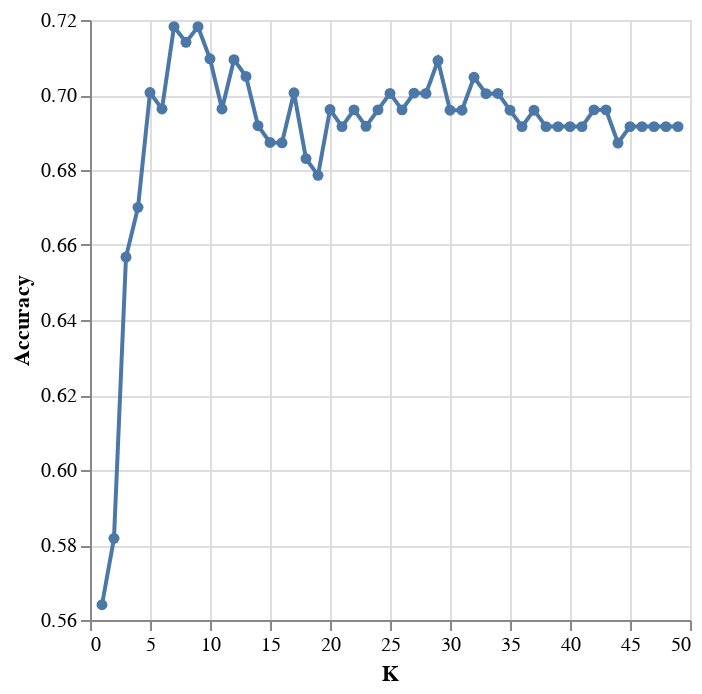

The notebook cell saved with this chart:
### Code cell
accuracies_vs_k = alt.Chart(accuracies_grid).mark_line(point=True).encode(
    x=alt.X("param_kneighborsclassifier__n_neighbors").title("K").scale(zero=False),
    y=alt.Y("mean_test_score").title("Accuracy").scale(zero=False)
)
accuracies_vs_k

### Figure 1 — Vega-Lite specification as saved in the notebook (floating-point values rounded to 4 significant figures)
{"config": {"view": {"continuousWidth": 300, "continuousHeight": 300}}, "data": {"name": "data-3c2bbfaeffc9603799d9712647d28551"}, "mark": {"type": "line", "point": true}, "encoding": {"x": {"field": "param_kneighborsclassifier__n_neighbors", "scale": {"zero": false}, "title": "K", "type": "quantitative"}, "y": {"field": "mean_test_score", "scale": {"zero": false}, "title": "Accuracy", "type": "quantitative"}}, "$schema": "https://vega.github.io/schema/vega-lite/v5.8.0.json", "datasets": {"data-3c2bbfaeffc9603799d9712647d28551": [{"mean_fit_time": 0.003228, "std_fit_time": 0.0002264, "mean_score_time": 0.0, "std_score_time": 0.0, "param_kneighborsclassifier__n_neighbors": 0, "params": {"kneighborsclassifier__n_neighbors": 0}, "split0_test_score": null, "split1_test_score": null, "split2_test_score": null, "split3_test_score": null, "mean_test_score": null, "std_test_score": null, "rank_test_score": 50}, {"mean_fit_time": 0.003446, "std_fit_time": 3.809e-05, "mean_score_time": 0.004922, "std_score_time": 0.0001639, "param_kneighborsclassifier__n_neighbors": 1, "params": {"kneighborsclassifier__n_neighbors": 1}, "split0_test_score": 0.5439, "split1_test_score": 0.5614, "split2_test_score": 0.5439, "split3_test_score": 0.6071, "mean_test_score": 0.5641, "std_test_score": 0.02588, "rank_test_score": 49}, {"mean_fit_time": 0.003689, "std_fit_time": 0.0005588, "mean_score_time": 0.00484, "std_score_time": 9.072e-05, "param_kneighborsclassifier__n_neighbors": 2, "params": {"kneighborsclassifier__n_neighbors": 2}, "split0_test_score": 0.5614, "split1_test_score": 0.5965, "split2_test_score": 0.5263, "split3_test_score": 0.6429, "mean_test_score": 0.5818, "std_test_score": 0.04312, "rank_test_score": 48}, {"mean_fit_time": 0.003446, "std_fit_time": 9.874e-05, "mean_score_time": 0.007489, "std_score_time": 0.004705, "param_kneighborsclassifier__n_neighbors": 3, "params": {"kneighborsclassifier__n_neighbors": 3}, "split0_test_score": 0.614, "split1_test_score": 0.6316, "split2_test_score": 0.6316, "split3_test_score": 0.75, "mean_test_score": 0.6568, "std_test_score": 0.05428, "rank_test_score": 47}, {"mean_fit_time": 0.003358, "std_fit_time": 4.62e-05, "mean_score_time": 0.004793, "std_score_time": 2.296e-05, "param_kneighborsclassifier__n_neighbors": 4, "params": {"kneighborsclassifier__n_neighbors": 4}, "split0_test_score": 0.6491, "split1_test_score": 0.6667, "split2_test_score": 0.5965, "split3_test_score": 0.7679, "mean_test_score": 0.67, "std_test_score": 0.0621, "rank_test_score": 46}, {"mean_fit_time": 0.003314, "std_fit_time": 7.656e-06, "mean_score_time": 0.004837, "std_score_time": 6.375e-05, "param_kneighborsclassifier__n_neighbors": 5, "params": {"kneighborsclassifier__n_neighbors": 5}, "split0_test_score": 0.7018, "split1_test_score": 0.614, "split2_test_score": 0.7368, "split3_test_score": 0.75, "mean_test_score": 0.7007, "std_test_score": 0.05303, "rank_test_score": 9}, {"mean_fit_time": 0.003361, "std_fit_time": 6.344e-05, "mean_score_time": 0.004794, "std_score_time": 2.347e-05, "param_kneighborsclassifier__n_neighbors": 6, "params": {"kneighborsclassifier__n_neighbors": 6}, "split0_test_score": 0.6667, "split1_test_score": 0.6491, "split2_test_score": 0.7193, "split3_test_score": 0.75, "mean_test_score": 0.6963, "std_test_score": 0.04036, "rank_test_score": 16}, {"mean_fit_time": 0.003302, "std_fit_time": 9.537e-06, "mean_score_time": 0.004793, "std_score_time": 2.237e-05, "param_kneighborsclassifier__n_neighbors": 7, "params": {"kneighborsclassifier__n_neighbors": 7}, "split0_test_score": 0.7368, "split1_test_score": 0.6491, "split2_test_score": 0.7368, "split3_test_score": 0.75, "mean_test_score": 0.7182, "std_test_score": 0.04024, "rank_test_score": 1}, {"mean_fit_time": 0.00333, "std_fit_time": 5.189e-05, "mean_score_time": 0.004785, "std_score_time": 1.449e-05, "param_kneighborsclassifier__n_neighbors": 8, "params": {"kneighborsclassifier__n_neighbors": 8}, "split0_test_score": 0.6842, "split1_test_score": 0.6667, "split2_test_score": 0.7018, "split3_test_score": 0.8036, "mean_test_score": 0.7141, "std_test_score": 0.05315, "rank_test_score": 3}, {"mean_fit_time": 0.003298, "std_fit_time": 1.062e-05, "mean_score_time": 0.004786, "std_score_time": 1.43e-05, "param_kneighborsclassifier__n_neighbors": 9, "params": {"kneighborsclassifier__n_neighbors": 9}, "split0_test_score": 0.6842, "split1_test_score": 0.6842, "split2_test_score": 0.7544, "split3_test_score": 0.75, "mean_test_score": 0.7182, "std_test_score": 0.03403, "rank_test_score": 1}, {"mean_fit_time": 0.003312, "std_fit_time": 6.807e-05, "mean_score_time": 0.004815, "std_score_time": 1.573e-05, "param_kneighborsclassifier__n_neighbors": 10, "params": {"kneighborsclassifier__n_neighbors": 10}, "split0_test_score": 0.6667, "split1_test_score": 0.6316, "split2_test_score": 0.7368, "split3_test_score": 0.8036, "mean_test_score": 0.7097, "std_test_score": 0.06615, "rank_test_score": 4}, {"mean_fit_time": 0.003718, "std_fit_time": 0.0006467, "mean_score_time": 0.004857, "std_score_time": 6.322e-05, "param_kneighborsclassifier__n_neighbors": 11, "params": {"kneighborsclassifier__n_neighbors": 11}, "split0_test_score": 0.6667, "split1_test_score": 0.6491, "split2_test_score": 0.7193, "split3_test_score": 0.75, "mean_test_score": 0.6963, "std_test_score": 0.04036, "rank_test_score": 16}, {"mean_fit_time": 0.003321, "std_fit_time": 4.67e-05, "mean_score_time": 0.004834, "std_score_time": 4.854e-05, "param_kneighborsclassifier__n_neighbors": 12, "params": {"kneighborsclassifier__n_neighbors": 12}, "split0_test_score": 0.6842, "split1_test_score": 0.6667, "split2_test_score": 0.7368, "split3_test_score": 0.75, "mean_test_score": 0.7094, "std_test_score": 0.03486, "rank_test_score": 5}, {"mean_fit_time": 0.003336, "std_fit_time": 7.818e-05, "mean_score_time": 0.004832, "std_score_time": 3.412e-05, "param_kneighborsclassifier__n_neighbors": 13, "params": {"kneighborsclassifier__n_neighbors": 13}, "split0_test_score": 0.6842, "split1_test_score": 0.6667, "split2_test_score": 0.7368, "split3_test_score": 0.7321, "mean_test_score": 0.705, "std_test_score": 0.03022, "rank_test_score": 7}, {"mean_fit_time": 0.00331, "std_fit_time": 5.449e-05, "mean_score_time": 0.004852, "std_score_time": 1.23e-05, "param_kneighborsclassifier__n_neighbors": 14, "params": {"kneighborsclassifier__n_neighbors": 14}, "split0_test_score": 0.6667, "split1_test_score": 0.6667, "split2_test_score": 0.7018, "split3_test_score": 0.7321, "mean_test_score": 0.6918, "std_test_score": 0.02734, "rank_test_score": 28}, {"mean_fit_time": 0.003299, "std_fit_time": 8.472e-06, "mean_score_time": 0.004892, "std_score_time": 8.293e-05, "param_kneighborsclassifier__n_neighbors": 15, "params": {"kneighborsclassifier__n_neighbors": 15}, "split0_test_score": 0.6842, "split1_test_score": 0.6491, "split2_test_score": 0.7018, "split3_test_score": 0.7143, "mean_test_score": 0.6873, "std_test_score": 0.02452, "rank_test_score": 41}, {"mean_fit_time": 0.003329, "std_fit_time": 5.84e-05, "mean_score_time": 0.00486, "std_score_time": 2.227e-05, "param_kneighborsclassifier__n_neighbors": 16, "params": {"kneighborsclassifier__n_neighbors": 16}, "split0_test_score": 0.6842, "split1_test_score": 0.6491, "split2_test_score": 0.7193, "split3_test_score": 0.6964, "mean_test_score": 0.6873, "std_test_score": 0.02537, "rank_test_score": 42}, {"mean_fit_time": 0.003282, "std_fit_time": 1.118e-05, "mean_score_time": 0.004873, "std_score_time": 4.825e-05, "param_kneighborsclassifier__n_neighbors": 17, "params": {"kneighborsclassifier__n_neighbors": 17}, "split0_test_score": 0.6842, "split1_test_score": 0.6491, "split2_test_score": 0.7368, "split3_test_score": 0.7321, "mean_test_score": 0.7006, "std_test_score": 0.03615, "rank_test_score": 10}, {"mean_fit_time": 0.003308, "std_fit_time": 4.551e-05, "mean_score_time": 0.004871, "std_score_time": 8.753e-05, "param_kneighborsclassifier__n_neighbors": 18, "params": {"kneighborsclassifier__n_neighbors": 18}, "split0_test_score": 0.6316, "split1_test_score": 0.6667, "split2_test_score": 0.7018, "split3_test_score": 0.7321, "mean_test_score": 0.683, "std_test_score": 0.03768, "rank_test_score": 44}, {"mean_fit_time": 0.003281, "std_fit_time": 4.655e-06, "mean_score_time": 0.004843, "std_score_time": 2.363e-05, "param_kneighborsclassifier__n_neighbors": 19, "params": {"kneighborsclassifier__n_neighbors": 19}, "split0_test_score": 0.6842, "split1_test_score": 0.614, "split2_test_score": 0.7018, "split3_test_score": 0.7143, "mean_test_score": 0.6786, "std_test_score": 0.03876, "rank_test_score": 45}, {"mean_fit_time": 0.003349, "std_fit_time": 7.675e-05, "mean_score_time": 0.004847, "std_score_time": 2.621e-05, "param_kneighborsclassifier__n_neighbors": 20, "params": {"kneighborsclassifier__n_neighbors": 20}, "split0_test_score": 0.6667, "split1_test_score": 0.6842, "split2_test_score": 0.7193, "split3_test_score": 0.7143, "mean_test_score": 0.6961, "std_test_score": 0.02166, "rank_test_score": 18}, {"mean_fit_time": 0.00328, "std_fit_time": 1.217e-05, "mean_score_time": 0.004843, "std_score_time": 1.393e-05, "param_kneighborsclassifier__n_neighbors": 21, "params": {"kneighborsclassifier__n_neighbors": 21}, "split0_test_score": 0.7018, "split1_test_score": 0.6842, "split2_test_score": 0.7018, "split3_test_score": 0.6786, "mean_test_score": 0.6916, "std_test_score": 0.01038, "rank_test_score": 30}, {"mean_fit_time": 0.003308, "std_fit_time": 7.252e-05, "mean_score_time": 0.004851, "std_score_time": 1.645e-05, "param_kneighborsclassifier__n_neighbors": 22, "params": {"kneighborsclassifier__n_neighbors": 22}, "split0_test_score": 0.7018, "split1_test_score": 0.6842, "split2_test_score": 0.7018, "split3_test_score": 0.6964, "mean_test_score": 0.696, "std_test_score": 0.007166, "rank_test_score": 19}, {"mean_fit_time": 0.003274, "std_fit_time": 6.601e-06, "mean_score_time": 0.004847, "std_score_time": 1.141e-05, "param_kneighborsclassifier__n_neighbors": 23, "params": {"kneighborsclassifier__n_neighbors": 23}, "split0_test_score": 0.7018, "split1_test_score": 0.6667, "split2_test_score": 0.7018, "split3_test_score": 0.6964, "mean_test_score": 0.6917, "std_test_score": 0.01459, "rank_test_score": 29}, {"mean_fit_time": 0.003304, "std_fit_time": 4.742e-05, "mean_score_time": 0.004883, "std_score_time": 5.338e-05, "param_kneighborsclassifier__n_neighbors": 24, "params": {"kneighborsclassifier__n_neighbors": 24}, "split0_test_score": 0.6842, "split1_test_score": 0.7018, "split2_test_score": 0.7018, "split3_test_score": 0.6964, "mean_test_score": 0.696, "std_test_score": 0.007166, "rank_test_score": 19}, {"mean_fit_time": 0.003289, "std_fit_time": 2.05e-05, "mean_score_time": 0.004906, "std_score_time": 4.737e-05, "param_kneighborsclassifier__n_neighbors": 25, "params": {"kneighborsclassifier__n_neighbors": 25}, "split0_test_score": 0.7018, "split1_test_score": 0.6842, "split2_test_score": 0.7193, "split3_test_score": 0.6964, "mean_test_score": 0.7004, "std_test_score": 0.01262, "rank_test_score": 12}, {"mean_fit_time": 0.003312, "std_fit_time": 6.807e-05, "mean_score_time": 0.004895, "std_score_time": 2.674e-05, "param_kneighborsclassifier__n_neighbors": 26, "params": {"kneighborsclassifier__n_neighbors": 26}, "split0_test_score": 0.6842, "split1_test_score": 0.6842, "split2_test_score": 0.7193, "split3_test_score": 0.6964, "mean_test_score": 0.696, "std_test_score": 0.01433, "rank_test_score": 19}, {"mean_fit_time": 0.00328, "std_fit_time": 3.352e-06, "mean_score_time": 0.004875, "std_score_time": 2.384e-05, "param_kneighborsclassifier__n_neighbors": 27, "params": {"kneighborsclassifier__n_neighbors": 27}, "split0_test_score": 0.7018, "split1_test_score": 0.6491, "split2_test_score": 0.7368, "split3_test_score": 0.7143, "mean_test_score": 0.7005, "std_test_score": 0.03222, "rank_test_score": 11}, {"mean_fit_time": 0.003304, "std_fit_time": 4.131e-05, "mean_score_time": 0.004928, "std_score_time": 3.734e-05, "param_kneighborsclassifier__n_neighbors": 28, "params": {"kneighborsclassifier__n_neighbors": 28}, "split0_test_score": 0.7018, "split1_test_score": 0.6842, "split2_test_score": 0.7193, "split3_test_score": 0.6964, "mean_test_score": 0.7004, "std_test_score": 0.01262, "rank_test_score": 12}, {"mean_fit_time": 0.003277, "std_fit_time": 1.391e-05, "mean_score_time": 0.004934, "std_score_time": 0.0001139, "param_kneighborsclassifier__n_neighbors": 29, "params": {"kneighborsclassifier__n_neighbors": 29}, "split0_test_score": 0.7018, "split1_test_score": 0.7018, "split2_test_score": 0.7368, "split3_test_score": 0.6964, "mean_test_score": 0.7092, "std_test_score": 0.01611, "rank_test_score": 6}, {"mean_fit_time": 0.003299, "std_fit_time": 4.077e-05, "mean_score_time": 0.004906, "std_score_time": 1.415e-05, "param_kneighborsclassifier__n_neighbors": 30, "params": {"kneighborsclassifier__n_neighbors": 30}, "split0_test_score": 0.6842, "split1_test_score": 0.6842, "split2_test_score": 0.7368, "split3_test_score": 0.6786, "mean_test_score": 0.696, "std_test_score": 0.02372, "rank_test_score": 24}, {"mean_fit_time": 0.003269, "std_fit_time": 7.949e-06, "mean_score_time": 0.0049, "std_score_time": 1.156e-05, "param_kneighborsclassifier__n_neighbors": 31, "params": {"kneighborsclassifier__n_neighbors": 31}, "split0_test_score": 0.6842, "split1_test_score": 0.7018, "split2_test_score": 0.7193, "split3_test_score": 0.6786, "mean_test_score": 0.696, "std_test_score": 0.01596, "rank_test_score": 24}, {"mean_fit_time": 0.003309, "std_fit_time": 3.688e-05, "mean_score_time": 0.004913, "std_score_time": 3.198e-05, "param_kneighborsclassifier__n_neighbors": 32, "params": {"kneighborsclassifier__n_neighbors": 32}, "split0_test_score": 0.7018, "split1_test_score": 0.7018, "split2_test_score": 0.7368, "split3_test_score": 0.6786, "mean_test_score": 0.7047, "std_test_score": 0.02082, "rank_test_score": 8}, {"mean_fit_time": 0.003278, "std_fit_time": 1.127e-05, "mean_score_time": 0.004963, "std_score_time": 0.0001154, "param_kneighborsclassifier__n_neighbors": 33, "params": {"kneighborsclassifier__n_neighbors": 33}, "split0_test_score": 0.7018, "split1_test_score": 0.7018, "split2_test_score": 0.7193, "split3_test_score": 0.6786, "mean_test_score": 0.7003, "std_test_score": 0.01447, "rank_test_score": 15}, {"mean_fit_time": 0.003324, "std_fit_time": 6.386e-05, "mean_score_time": 0.004909, "std_score_time": 3.074e-05, "param_kneighborsclassifier__n_neighbors": 34, "params": {"kneighborsclassifier__n_neighbors": 34}, "split0_test_score": 0.7018, "split1_test_score": 0.6842, "split2_test_score": 0.7193, "split3_test_score": 0.6964, "mean_test_score": 0.7004, "std_test_score": 0.01262, "rank_test_score": 12}, {"mean_fit_time": 0.00328, "std_fit_time": 5.656e-06, "mean_score_time": 0.004896, "std_score_time": 3.554e-05, "param_kneighborsclassifier__n_neighbors": 35, "params": {"kneighborsclassifier__n_neighbors": 35}, "split0_test_score": 0.7018, "split1_test_score": 0.6842, "split2_test_score": 0.7193, "split3_test_score": 0.6786, "mean_test_score": 0.696, "std_test_score": 0.01596, "rank_test_score": 24}, {"mean_fit_time": 0.00333, "std_fit_time": 5.102e-05, "mean_score_time": 0.004918, "std_score_time": 1.929e-05, "param_kneighborsclassifier__n_neighbors": 36, "params": {"kneighborsclassifier__n_neighbors": 36}, "split0_test_score": 0.7018, "split1_test_score": 0.6842, "split2_test_score": 0.7018, "split3_test_score": 0.6786, "mean_test_score": 0.6916, "std_test_score": 0.01038, "rank_test_score": 30}, {"mean_fit_time": 0.003291, "std_fit_time": 8.128e-06, "mean_score_time": 0.004945, "std_score_time": 2.146e-05, "param_kneighborsclassifier__n_neighbors": 37, "params": {"kneighborsclassifier__n_neighbors": 37}, "split0_test_score": 0.7018, "split1_test_score": 0.7018, "split2_test_score": 0.7018, "split3_test_score": 0.6786, "mean_test_score": 0.696, "std_test_score": 0.01004, "rank_test_score": 24}, {"mean_fit_time": 0.003316, "std_fit_time": 5.573e-05, "mean_score_time": 0.004939, "std_score_time": 2.429e-05, "param_kneighborsclassifier__n_neighbors": 38, "params": {"kneighborsclassifier__n_neighbors": 38}, "split0_test_score": 0.6842, "split1_test_score": 0.7018, "split2_test_score": 0.7018, "split3_test_score": 0.6786, "mean_test_score": 0.6916, "std_test_score": 0.01038, "rank_test_score": 30}, {"mean_fit_time": 0.003868, "std_fit_time": 0.001014, "mean_score_time": 0.005132, "std_score_time": 0.0003299, "param_kneighborsclassifier__n_neighbors": 39, "params": {"kneighborsclassifier__n_neighbors": 39}, "split0_test_score": 0.6842, "split1_test_score": 0.7018, "split2_test_score": 0.7018, "split3_test_score": 0.6786, "mean_test_score": 0.6916, "std_test_score": 0.01038, "rank_test_score": 30}, {"mean_fit_time": 0.00348, "std_fit_time": 0.0001079, "mean_score_time": 0.005133, "std_score_time": 3.745e-05, "param_kneighborsclassifier__n_neighbors": 40, "params": {"kneighborsclassifier__n_neighbors": 40}, "split0_test_score": 0.6842, "split1_test_score": 0.7018, "split2_test_score": 0.7018, "split3_test_score": 0.6786, "mean_test_score": 0.6916, "std_test_score": 0.01038, "rank_test_score": 30}, {"mean_fit_time": 0.003395, "std_fit_time": 4.499e-05, "mean_score_time": 0.005108, "std_score_time": 2.665e-05, "param_kneighborsclassifier__n_neighbors": 41, "params": {"kneighborsclassifier__n_neighbors": 41}, "split0_test_score": 0.6842, "split1_test_score": 0.7018, "split2_test_score": 0.7018, "split3_test_score": 0.6786, "mean_test_score": 0.6916, "std_test_score": 0.01038, "rank_test_score": 30}, {"mean_fit_time": 0.003384, "std_fit_time": 6.151e-05, "mean_score_time": 0.005136, "std_score_time": 4.409e-05, "param_kneighborsclassifier__n_neighbors": 42, "params": {"kneighborsclassifier__n_neighbors": 42}, "split0_test_score": 0.6842, "split1_test_score": 0.7018, "split2_test_score": 0.7018, "split3_test_score": 0.6964, "mean_test_score": 0.696, "std_test_score": 0.007166, "rank_test_score": 19}, {"mean_fit_time": 0.003335, "std_fit_time": 4.196e-06, "mean_score_time": 0.005118, "std_score_time": 1.662e-05, "param_kneighborsclassifier__n_neighbors": 43, "params": {"kneighborsclassifier__n_neighbors": 43}, "split0_test_score": 0.6842, "split1_test_score": 0.7018, "split2_test_score": 0.7018, "split3_test_score": 0.6964, "mean_test_score": 0.696, "std_test_score": 0.007166, "rank_test_score": 19}, {"mean_fit_time": 0.003381, "std_fit_time": 9.769e-05, "mean_score_time": 0.005092, "std_score_time": 2.399e-05, "param_kneighborsclassifier__n_neighbors": 44, "params": {"kneighborsclassifier__n_neighbors": 44}, "split0_test_score": 0.6667, "split1_test_score": 0.7018, "split2_test_score": 0.7018, "split3_test_score": 0.6786, "mean_test_score": 0.6872, "std_test_score": 0.01516, "rank_test_score": 43}, {"mean_fit_time": 0.003336, "std_fit_time": 9.111e-06, "mean_score_time": 0.005149, "std_score_time": 6.444e-05, "param_kneighborsclassifier__n_neighbors": 45, "params": {"kneighborsclassifier__n_neighbors": 45}, "split0_test_score": 0.6842, "split1_test_score": 0.7018, "split2_test_score": 0.7018, "split3_test_score": 0.6786, "mean_test_score": 0.6916, "std_test_score": 0.01038, "rank_test_score": 30}, {"mean_fit_time": 0.003336, "std_fit_time": 1.543e-05, "mean_score_time": 0.005206, "std_score_time": 0.0001201, "param_kneighborsclassifier__n_neighbors": 46, "params": {"kneighborsclassifier__n_neighbors": 46}, "split0_test_score": 0.6842, "split1_test_score": 0.7018, "split2_test_score": 0.7018, "split3_test_score": 0.6786, "mean_test_score": 0.6916, "std_test_score": 0.01038, "rank_test_score": 30}, {"mean_fit_time": 0.003363, "std_fit_time": 5.014e-05, "mean_score_time": 0.005119, "std_score_time": 2.648e-05, "param_kneighborsclassifier__n_neighbors": 47, "params": {"kneighborsclassifier__n_neighbors": 47}, "split0_test_score": 0.6842, "split1_test_score": 0.7018, "split2_test_score": 0.7018, "split3_test_score": 0.6786, "mean_test_score": 0.6916, "std_test_score": 0.01038, "rank_test_score": 30}, {"mean_fit_time": 0.003328, "std_fit_time": 6.213e-06, "mean_score_time": 0.007164, "std_score_time": 0.003519, "param_kneighborsclassifier__n_neighbors": 48, "params": {"kneighborsclassifier__n_neighbors": 48}, "split0_test_score": 0.6842, "split1_test_score": 0.7018, "split2_test_score": 0.7018, "split3_test_score": 0.6786, "mean_test_score": 0.6916, "std_test_score": 0.01038, "rank_test_score": 30}, {"mean_fit_time": 0.003349, "std_fit_time": 3.674e-05, "mean_score_time": 0.005168, "std_score_time": 4.669e-05, "param_kneighborsclassifier__n_neighbors": 49, "params": {"kneighborsclassifier__n_neighbors": 49}, "split0_test_score": 0.6842, "split1_test_score": 0.7018, "split2_test_score": 0.7018, "split3_test_score": 0.6786, "mean_test_score": 0.6916, "std_test_score": 0.01038, "rank_test_score": 30}]}}
